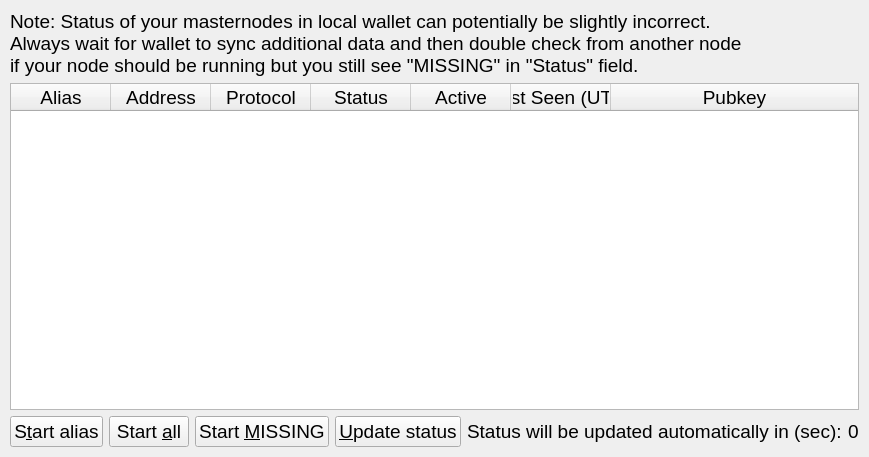
<?xml version="1.0" encoding="UTF-8"?>
<ui version="4.0">
 <class>MasternodeList</class>
 <widget class="QWidget" name="MasternodeList">
  <property name="geometry">
   <rect>
    <x>0</x>
    <y>0</y>
    <width>837</width>
    <height>457</height>
   </rect>
  </property>
  <property name="font">
   <font>
    
    <pointsize>14</pointsize>
   </font>
  </property>
  <property name="windowTitle">
   <string>Form</string>
  </property>
  <layout class="QVBoxLayout" name="topLayout">
   <property name="leftMargin">
    <number>10</number>
   </property>
   <property name="topMargin">
    <number>10</number>
   </property>
   <property name="rightMargin">
    <number>10</number>
   </property>
   <property name="bottomMargin">
    <number>10</number>
   </property>
   <item>
    <layout class="QGridLayout" name="gridLayout_2">
     <item row="0" column="0">
      <layout class="QVBoxLayout" name="verticalLayout_2">
       <property name="bottomMargin">
        <number>0</number>
       </property>
       <item>
        <layout class="QHBoxLayout" name="horizontalLayout_note">
         <property name="bottomMargin">
          <number>0</number>
         </property>
         <item>
          <widget class="QLabel" name="updateNote">
           <property name="text">
            <string>Note: Status of your masternodes in local wallet can potentially be slightly incorrect.&lt;br /&gt;Always wait for wallet to sync additional data and then double check from another node&lt;br /&gt;if your node should be running but you still see &quot;MISSING&quot; in &quot;Status&quot; field.</string>
           </property>
          </widget>
         </item>
        </layout>
       </item>
       <item>
        <widget class="QTableWidget" name="tableWidgetMyMasternodes">
         <property name="minimumSize">
          <size>
           <width>695</width>
           <height>0</height>
          </size>
         </property>
         <property name="palette">
          <palette>
           <active>
            <colorrole role="Text">
             <brush brushstyle="SolidPattern">
              <color alpha="255">
               <red>51</red>
               <green>51</green>
               <blue>51</blue>
              </color>
             </brush>
            </colorrole>
           </active>
           <inactive>
            <colorrole role="Text">
             <brush brushstyle="SolidPattern">
              <color alpha="255">
               <red>51</red>
               <green>51</green>
               <blue>51</blue>
              </color>
             </brush>
            </colorrole>
           </inactive>
           <disabled>
            <colorrole role="Text">
             <brush brushstyle="SolidPattern">
              <color alpha="255">
               <red>85</red>
               <green>85</green>
               <blue>85</blue>
              </color>
             </brush>
            </colorrole>
           </disabled>
          </palette>
         </property>
         <property name="font">
          <font>
           
           <pointsize>14</pointsize>
          </font>
         </property>
         <property name="editTriggers">
          <set>QAbstractItemView::NoEditTriggers</set>
         </property>
         <property name="alternatingRowColors">
          <bool>true</bool>
         </property>
         <property name="selectionMode">
          <enum>QAbstractItemView::SingleSelection</enum>
         </property>
         <property name="selectionBehavior">
          <enum>QAbstractItemView::SelectRows</enum>
         </property>
         <property name="sortingEnabled">
          <bool>true</bool>
         </property>
         <attribute name="horizontalHeaderStretchLastSection">
          <bool>true</bool>
         </attribute>
         <column>
          <property name="text">
           <string>Alias</string>
          </property>
         </column>
         <column>
          <property name="text">
           <string>Address</string>
          </property>
         </column>
         <column>
          <property name="text">
           <string>Protocol</string>
          </property>
         </column>
         <column>
          <property name="text">
           <string>Status</string>
          </property>
         </column>
         <column>
          <property name="text">
           <string>Active</string>
          </property>
         </column>
         <column>
          <property name="text">
           <string>Last Seen (UTC)</string>
          </property>
         </column>
         <column>
          <property name="text">
           <string>Pubkey</string>
          </property>
         </column>
        </widget>
       </item>
       <item>
        <layout class="QHBoxLayout" name="horizontalLayout_5">
         <property name="bottomMargin">
          <number>0</number>
         </property>
         <item>
          <widget class="QPushButton" name="startButton">
           <property name="text">
            <string>S&amp;tart alias</string>
           </property>
          </widget>
         </item>
         <item>
          <widget class="QPushButton" name="startAllButton">
           <property name="text">
            <string>Start &amp;all</string>
           </property>
          </widget>
         </item>
         <item>
          <widget class="QPushButton" name="startMissingButton">
           <property name="text">
            <string>Start &amp;MISSING</string>
           </property>
          </widget>
         </item>
         <item>
          <widget class="QPushButton" name="UpdateButton">
           <property name="text">
            <string>&amp;Update status</string>
           </property>
          </widget>
         </item>
         <item>
          <widget class="QLabel" name="autoupdate_label">
           <property name="text">
            <string>Status will be updated automatically in (sec):</string>
           </property>
          </widget>
         </item>
         <item>
          <widget class="QLabel" name="secondsLabel">
           <property name="text">
            <string>0</string>
           </property>
          </widget>
         </item>
         <item>
          <spacer name="horizontalSpacer_5">
           <property name="orientation">
            <enum>Qt::Horizontal</enum>
           </property>
           <property name="sizeHint" stdset="0">
            <size>
             <width>40</width>
             <height>20</height>
            </size>
           </property>
          </spacer>
         </item>
        </layout>
       </item>
      </layout>
     </item>
    </layout>
   </item>
  </layout>
 </widget>
 <resources/>
 <connections/>
</ui>
